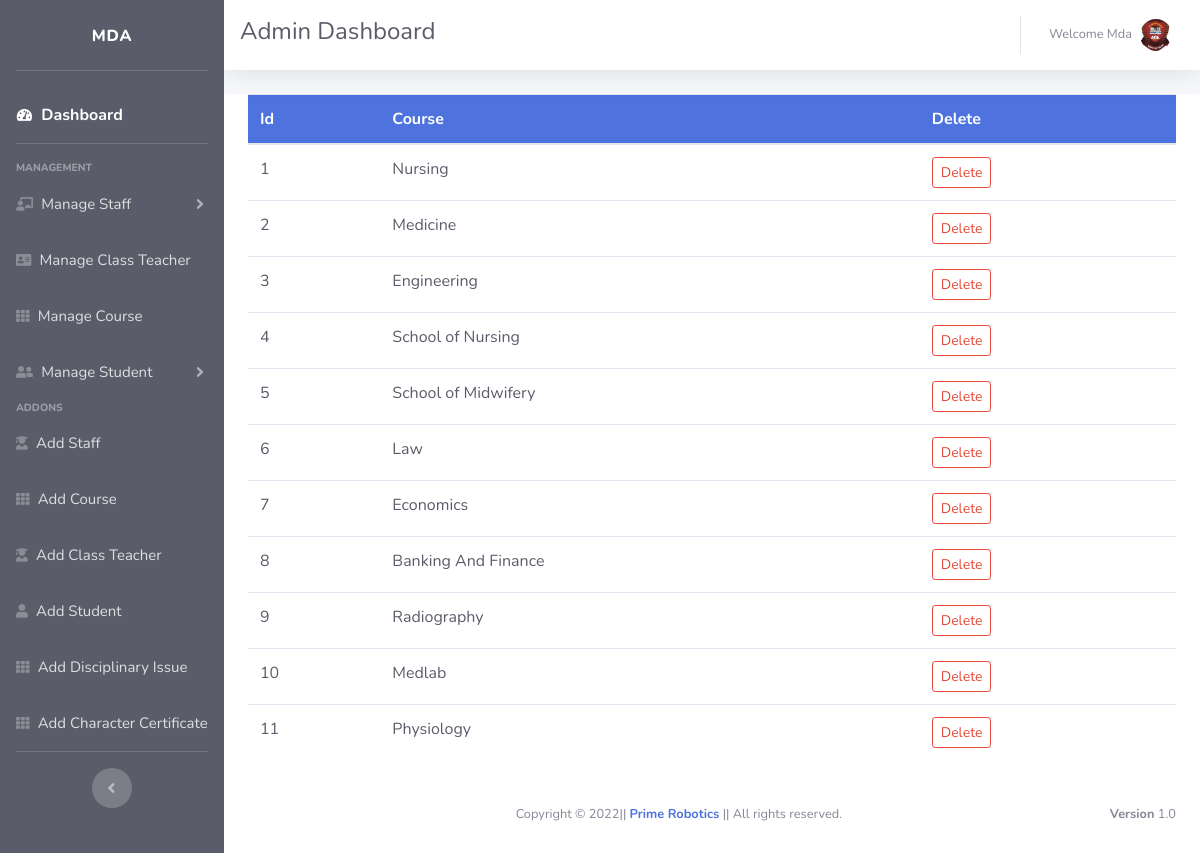
The page /all_course (signed in) on the database its author committed.
### school_management_system_app/models.py (models this page shows, shortened)
class Course(models.Model):
    course = models.CharField(max_length=100)

### school_management_system_app/adm_views.py (the view)
# urls.py: path('all_course', adm_views.all_course, name='all_course'),
@login_required
def all_course(request):
    all_course = Course.objects.all()
    return render(request, 'administrator/all_course.html', {'all_course':all_course})

### school_management_system_app/templates/administrator/all_course.html (shortened to what this page needs)
{% extends 'administrator/adm_base.html' %}
{% block content %}
<div class="container bg-white text-dark">
	<div class="table-responsive">
	  	<table class="table table-hover">
		    <thead class="bg-primary text-white">
		      <tr>
		        <th scope="col">Id</th>
		        <th scope="col">Course</th>
		        <th scope="col">Delete</th>
		      </tr>
		    </thead>
		    <tbody class="text-dark">
		    	{% for all_field in all_course %}
		      	<tr>
			        <td>{{all_field.id}}</td>
			        <td>{{all_field.course}}</td>
			        <td>
			          <button
			            type="button"
			            class="btn btn-outline-danger btn-sm"
			            data-toggle="modal"
			            data-target="#deletecourse{{all_field.id}}">
			            Delete
			          </button>
			        </td>
		     	</tr>
			      {% endfor %}
			</tbody>
		</table>
	</div>
</div>
{% endblock %}

### school_management_system_app/templates/administrator/adm_base.html (shortened to what this page needs)
{% load static %}
<!DOCTYPE html>
<html lang="en">
<head>
    <link href="{% static 'vendor/fontawesome-free/css/all.min.css' %}" rel="stylesheet" type="text/css">
    <link href="{% static 'css/sb-admin-2.min.css' %}" rel="stylesheet">
</head>
<body id="page-top">
    <div id="wrapper">
        <ul class="navbar-nav bg-dark sidebar sidebar-dark accordion" id="accordionSidebar">
            <a class="sidebar-brand align-items-center justify-content-center">
                <span>MDA</span>
            </a>
            <hr class="sidebar-divider">
            <li class="nav-item active">
                <a class="nav-link" href="{% url 'adm_home' %}">
                    <i class="fas fa-fw fa-tachometer-alt"></i>
                    <span style="font-size: 16px">Dashboard</span></a>
            </li>
            <hr class="sidebar-divider">
            <div class="sidebar-heading">
                Management
            </div>
            <li class="nav-item">
                <a class="nav-link collapsed" href="#" data-toggle="collapse" data-target="#collapseTwo"
                    aria-expanded="true" aria-controls="collapseTwo">
                    <i class="fas fa-chalkboard-teacher"></i>
                    <span style="font-size: 15px">Manage Staff</span>
                </a>
            </li>
            <li class="nav-item">
                <a class="nav-link" href="{% url 'class_teacher' %}">
                    <i class="nav-icon fas fa-address-card"></i>
                    <span style="font-size: 15px">Manage Class Teacher</span></a>
            </li>
            <li class="nav-item">
                <a class="nav-link" href="{% url 'all_course' %}">
                    <i class="nav-icon fas fa-th"></i>
                    <span style="font-size: 15px">Manage Course</span></a>
            </li>
            <li class="nav-item">
                <a class="nav-link collapsed" href="#" data-toggle="collapse" data-target="#collapseUtilities"
                    aria-expanded="true" aria-controls="collapseUtilities">
                    <i class="nav-icon fas fa-user-friends"></i>
                    <span style="font-size: 15px">Manage Student</span>
                </a>
            </li>
            <div class="sidebar-heading">
                Addons
            </div>
            <li class="nav-item">
                <a class="nav-link" href="{% url 'add_staff' %}">
                    <i class="nav-icon fas fa-user-graduate"></i>
                    <span style="font-size: 15px">Add Staff</span></a>
            </li>
            <li class="nav-item">
                <a class="nav-link" href="{% url 'add_course' %}">
                    <i class="nav-icon fas fa-th"></i>
                    <span style="font-size: 15px">Add Course</span></a>
            </li>
            <li class="nav-item">
                <a class="nav-link" href="{% url 'add_class_teacher' %}">
                    <i class="nav-icon fas fa-user-graduate"></i>
                    <span style="font-size: 15px">Add Class Teacher</span></a>
            </li>
            <li class="nav-item">
                <a class="nav-link" href="{% url 'add_std' %}">
                    <i class="nav-icon fas fa-user"></i>
                    <span style="font-size: 15px">Add Student</span></a>
            </li>
            <li class="nav-item">
                <a class="nav-link" href="{% url 'disciplinaryissue' %}">
                    <i class="nav-icon fas fa-th"></i>
                    <span style="font-size: 15px">Add Disciplinary Issue</span></a>
            </li>
            <li class="nav-item">
                <a class="nav-link" href="{% url 'charactercertificate' %}">
                    <i class="nav-icon fas fa-th"></i>
                    <span style="font-size: 15px">Add Character Certificate</span></a>
            </li>
            <hr class="sidebar-divider d-none d-md-block">
            <div class="text-center d-none d-md-inline">
                <button class="rounded-circle border-0" id="sidebarToggle"></button>
            </div>
        </ul>
        <div id="content-wrapper" class="d-flex flex-column">
            <div id="content">
                <nav class="navbar navbar-expand topbar mb-4 static-top bg-white text-dark shadow">
                    <h4>Admin Dashboard</h4>
                    <ul class="navbar-nav ml-auto">
                        <li class="nav-item dropdown no-arrow">
                            <a class="nav-link dropdown-toggle" href="#" id="userDropdown" role="button"
                                data-toggle="dropdown" aria-haspopup="true" aria-expanded="false">
                                <span class="mr-2 d-lg-inline text-gray-600 small">Welcome {{user.username |capfirst}}</span>
                                <img class="img-profile rounded-circle"
                                    src="{% static 'images/mda.jpg' %}">
                            </a>
                        </li>
                    </ul>
                </nav>
                {% block content %}
        		{% endblock %}
            </div>
            <footer class="sticky-footer bg-white">
                <div class="container my-auto">
                    <div class="copyright text-center my-auto">
                        <span>Copyright &copy; {% now "Y" %}|| <strong><a href="https://web.facebook.com/emmanuel.prime.5">Prime Robotics</a></strong> || All rights reserved.</span>
                    	<div class="float-right d-none d-sm-inline-block">
                    		<b>Version</b> 1.0
                		</div>
                    </div>
                </div>
            </footer>
        </div>
    </div>
</body>
</html>

### rows shown on the page
Course: id "1", course "Nursing"
Course: id "2", course "Medicine"
Course: id "3", course "Engineering"
Course: id "4", course "School of Nursing"
Course: id "5", course "School of Midwifery"
Course: id "6", course "Law"
Course: id "7", course "Economics"
Course: id "8", course "Banking And Finance"
Course: id "9", course "Radiography"
Course: id "10", course "Medlab"
Course: id "11", course "Physiology"

### other values the page prints
{{ user.username |capfirst }} "Mda"
